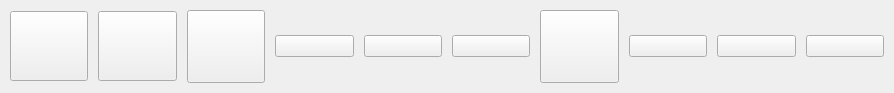
   <widget class="QWidget" name="horizontalLayoutWidget">
    <property name="geometry">
     <rect>
      <x>10</x>
      <y>10</y>
      <width>894</width>
      <height>98</height>
     </rect>
    </property>
    <layout class="QHBoxLayout" name="horizontalLayout">
     <property name="spacing">
      <number>10</number>
     </property>
     <property name="sizeConstraint">
      <enum>QLayout::SetMaximumSize</enum>
     </property>
     <property name="leftMargin">
      <number>10</number>
     </property>
     <property name="topMargin">
      <number>10</number>
     </property>
     <property name="rightMargin">
      <number>10</number>
     </property>
     <property name="bottomMargin">
      <number>10</number>
     </property>
     <item>
      <widget class="QPushButton" name="pushButton_7">
       <property name="minimumSize">
        <size>
         <width>70</width>
         <height>70</height>
        </size>
       </property>
       <property name="mouseTracking">
        <bool>false</bool>
       </property>
       <property name="focusPolicy">
        <enum>Qt::NoFocus</enum>
       </property>
       <property name="acceptDrops">
        <bool>false</bool>
       </property>
       <property name="toolTip">
        <string>IP Find</string>
       </property>
       <property name="toolTipDuration">
        <number>-1</number>
       </property>
       <property name="statusTip">
        <string>Server IP address and Name </string>
       </property>
       <property name="autoFillBackground">
        <bool>true</bool>
       </property>
       <property name="text">
        <string/>
       </property>
       <property name="icon">
        <iconset>
         <normaloff>images/ip.png</normaloff>images/ip.png</iconset>
       </property>
       <property name="iconSize">
        <size>
         <width>70</width>
         <height>70</height>
        </size>
       </property>
       <property name="checkable">
        <bool>false</bool>
       </property>
       <property name="checked">
        <bool>false</bool>
       </property>
       <property name="flat">
        <bool>false</bool>
       </property>
      </widget>
     </item>
     <item>
      <widget class="QPushButton" name="pushButton_6">
       <property name="minimumSize">
        <size>
         <width>73</width>
         <height>70</height>
        </size>
       </property>
       <property name="toolTip">
        <string>Power on</string>
       </property>
       <property name="toolTipDuration">
        <number>-1</number>
       </property>
       <property name="statusTip">
        <string>Power on all pc at a time</string>
       </property>
       <property name="text">
        <string/>
       </property>
       <property name="icon">
        <iconset>
         <normaloff>images/power_on.png</normaloff>images/power_on.png</iconset>
       </property>
       <property name="iconSize">
        <size>
         <width>70</width>
         <height>70</height>
        </size>
       </property>
      </widget>
     </item>
     <item>
      <widget class="QPushButton" name="pushButton_5">
       <property name="minimumSize">
        <size>
         <width>73</width>
         <height>73</height>
        </size>
       </property>
       <property name="toolTip">
        <string>Sleep mode</string>
       </property>
       <property name="statusTip">
        <string>Sleeping mode</string>
       </property>
       <property name="text">
        <string/>
       </property>
       <property name="icon">
        <iconset>
         <normaloff>images/sleep_mode.png</normaloff>images/sleep_mode.png</iconset>
       </property>
       <property name="iconSize">
        <size>
         <width>70</width>
         <height>70</height>
        </size>
       </property>
      </widget>
     </item>
     <item>
      <widget class="QPushButton" name="pushButton_4">
       <property name="toolTip">
        <string>Restart Pc</string>
       </property>
       <property name="statusTip">
        <string>Restarting mode</string>
       </property>
       <property name="text">
        <string/>
       </property>
       <property name="icon">
        <iconset>
         <normaloff>images/restart.png</normaloff>images/restart.png</iconset>
       </property>
       <property name="iconSize">
        <size>
         <width>70</width>
         <height>70</height>
        </size>
       </property>
      </widget>
     </item>
     <item>
      <widget class="QPushButton" name="pushButton_3">
       <property name="toolTip">
        <string>Power off</string>
       </property>
       <property name="statusTip">
        <string>power off mode</string>
       </property>
       <property name="text">
        <string/>
       </property>
       <property name="icon">
        <iconset>
         <normaloff>images/power_off.png</normaloff>images/power_off.png</iconset>
       </property>
       <property name="iconSize">
        <size>
         <width>70</width>
         <height>70</height>
        </size>
       </property>
      </widget>
     </item>
     <item>
      <widget class="QPushButton" name="pushButton_8">
       <property name="toolTip">
        <string>File Share</string>
       </property>
       <property name="statusTip">
        <string>File share mode</string>
       </property>
       <property name="text">
        <string/>
       </property>
       <property name="icon">
        <iconset>
         <normaloff>images/file_share.png</normaloff>images/file_share.png</iconset>
       </property>
       <property name="iconSize">
        <size>
         <width>70</width>
         <height>70</height>
        </size>
       </property>
      </widget>
     </item>
     <item>
      <widget class="QPushButton" name="pushButton_9">
       <property name="minimumSize">
        <size>
         <width>73</width>
         <height>73</height>
        </size>
       </property>
       <property name="toolTip">
        <string>Screen Share</string>
       </property>
       <property name="statusTip">
        <string>screen sharing mode</string>
       </property>
       <property name="text">
        <string/>
       </property>
       <property name="icon">
        <iconset>
         <normaloff>images/screen_share.png</normaloff>images/screen_share.png</iconset>
       </property>
       <property name="iconSize">
        <size>
         <width>70</width>
         <height>70</height>
        </size>
       </property>
      </widget>
     </item>
     <item>
      <widget class="QPushButton" name="pushButton_10">
       <property name="toolTip">
        <string>Remote View</string>
       </property>
       <property name="statusTip">
        <string>Remote computer scren view</string>
       </property>
       <property name="text">
        <string/>
       </property>
       <property name="icon">
        <iconset>
         <normaloff>images/remote_screen_view.png</normaloff>images/remote_screen_view.png</iconset>
       </property>
       <property name="iconSize">
        <size>
         <width>70</width>
         <height>70</height>
        </size>
       </property>
      </widget>
     </item>
     <item>
      <widget class="QPushButton" name="pushButton_2">
       <property name="toolTip">
        <string>Remote controlling</string>
       </property>
       <property name="statusTip">
        <string>Remote computer screen controliing</string>
       </property>
       <property name="text">
        <string/>
       </property>
       <property name="icon">
        <iconset>
         <normaloff>images/remote_control.png</normaloff>images/remote_control.png</iconset>
       </property>
       <property name="iconSize">
        <size>
         <width>70</width>
         <height>70</height>
        </size>
       </property>
      </widget>
     </item>
     <item>
      <widget class="QPushButton" name="pushButton">
       <property name="toolTip">
        <string>About App</string>
       </property>
       <property name="statusTip">
        <string>About Software and developer</string>
       </property>
       <property name="text">
        <string/>
       </property>
       <property name="icon">
        <iconset>
         <normaloff>images/help.png</normaloff>images/help.png</iconset>
       </property>
       <property name="iconSize">
        <size>
         <width>70</width>
         <height>70</height>
        </size>
       </property>
      </widget>
     </item>
    </layout>
   </widget>
